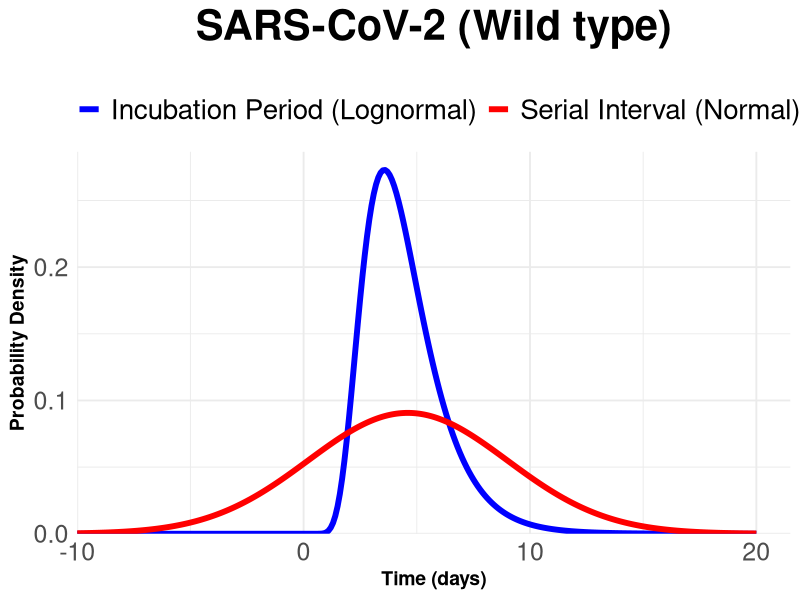

The R source for this figure:
library(ggplot2)
library(stats)   

# Define parameters for the distributions
# Incubation period (Lognormal): mean = 4.4, median = 4.1, 25th = 3.2, 75th = 5.3 
# source EpiLPS using data set from Backer et al. 2020
# Approximate the lognormal parameters
incubation_meanlog <- 1.417
incubation_sdlog <- 0.381

# Serial interval (Normal): mean = 4.6, SD = 4.4
# source Yang et al. 2020 
# https://www.ncbi.nlm.nih.gov/pmc/articles/PMC7324649/#:~:text=Our%20estimated%20median%20incubation%20period,has%20a%20median%20of%204.6

#Serial interval parameters
serial_mean <- 4.6
serial_sd <- 4.4

# Define the probability density functions (PDFs)
incubation_pdf <- function(x) dlnorm(x, meanlog = incubation_meanlog, sdlog = incubation_sdlog) 
serial_pdf <- function(x) dnorm(x, mean = serial_mean, sd = serial_sd)

# Estimate area under curve between incubation period and serial interval 
v <- uniroot(\(x)incubation_pdf(x) - serial_pdf(x), lower = 0, upper = 5)$root
pre_symptomatic <-( pnorm(v, serial_mean, serial_sd) - plnorm(v, incubation_meanlog, incubation_sdlog)) * 100

# Percentage of pre-symptomatic transmission
cat("Percentage of pre-symptomatic transmission:",pre_symptomatic, "%")


# Figure
time_range <- seq(-10, 20, by = 0.1) # Define time range for plotting
incubation_values <- incubation_pdf(time_range)
serial_values <- serial_pdf(time_range)

# Combine data for ggplot
plot_data <- data.frame(
  Time = rep(time_range, 2),
  PDF = c(incubation_values, serial_values),
  Type = rep(c("Incubation Period (Lognormal)", "Serial Interval (Normal)"), each = length(time_range))
)

# Plot
ggplot(plot_data, aes(x = Time, y = PDF, color = Type)) +
  geom_line(size = 2.0) +  
  scale_color_manual(values = c("Incubation Period (Lognormal)" = "blue", 
                                "Serial Interval (Normal)" = "red")) +
  labs(
    title = "SARS-CoV-2 (Wild type)",
    subtitle = "",
    x = "Time (days)",
    y = "Probability Density",
    color = ""
  ) +
  theme_minimal(base_size = 14) +  # Increase base font size
  theme(
    plot.title = element_text(face = "bold", size = 30, hjust = 0.5),  # Title styling
    plot.subtitle = element_text(size = 12, hjust = 0.5),  # Subtitle styling
    legend.position = "top",  # Move legend to the top
    legend.title = element_text(face = "bold"),
    legend.text = element_text(size = 20),
    axis.title = element_text(face = "bold"),
    axis.text = element_text(size = 18)
  ) +
  scale_x_continuous(expand = expansion(mult = c(0, 0.05))) +
  scale_y_continuous(expand = expansion(mult = c(0, 0.05)))